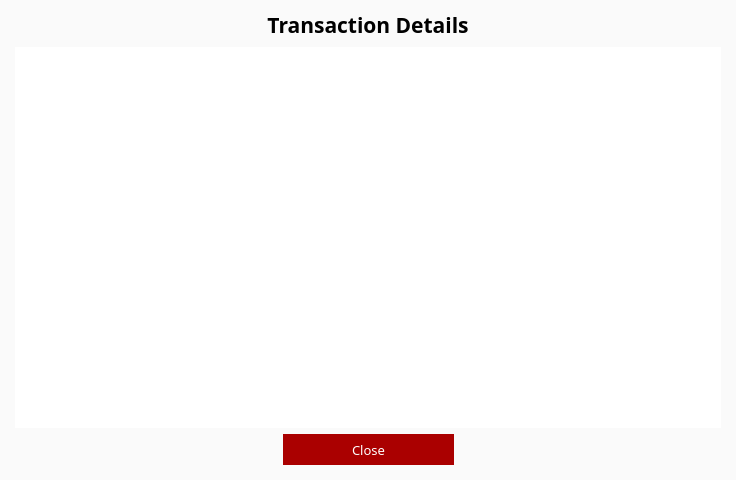
<?xml version="1.0" encoding="UTF-8"?>
<ui version="4.0">
 <class>TransactionDetailsDialog</class>
 <widget class="QDialog" name="TransactionDetailsDialog">
  <property name="geometry">
   <rect>
    <x>0</x>
    <y>0</y>
    <width>736</width>
    <height>480</height>
   </rect>
  </property>
  <property name="windowTitle">
   <string>Transaction details</string>
  </property>
  <property name="styleSheet">
   <string notr="true">border: 0px;
color: rgb(0, 0, 0);
background-color: rgb(250, 250, 250);
font-family: Poppins;</string>
  </property>
  <layout class="QVBoxLayout" name="verticalLayout">
   <property name="leftMargin">
    <number>15</number>
   </property>
   <property name="topMargin">
    <number>10</number>
   </property>
   <property name="rightMargin">
    <number>15</number>
   </property>
   <property name="bottomMargin">
    <number>15</number>
   </property>
   <item>
    <widget class="QLabel" name="label">
     <property name="minimumSize">
      <size>
       <width>0</width>
       <height>31</height>
      </size>
     </property>
     <property name="font">
      <font>
       <family>Poppins</family>
       <pointsize>15</pointsize>
      </font>
     </property>
     <property name="styleSheet">
      <string notr="true">color: #ddd;</string>
     </property>
     <property name="text">
      <string>&lt;html&gt;&lt;head/&gt;&lt;body&gt;&lt;p align=&quot;center&quot;&gt;&lt;span style=&quot; font-size:16pt; font-weight:600; color:#000000;&quot;&gt;Transaction Details&lt;/span&gt;&lt;/p&gt;&lt;/body&gt;&lt;/html&gt;</string>
     </property>
     <property name="alignment">
      <set>Qt::AlignCenter</set>
     </property>
    </widget>
   </item>
   <item>
    <widget class="QTextBrowser" name="m_detailsBrowser">
     <property name="font">
      <font>
       <family>Poppins</family>
       <pointsize>9</pointsize>
      </font>
     </property>
     <property name="styleSheet">
      <string notr="true">border: 0px;
background-color: rgb(255, 255, 255);
color: rgb(0, 0, 0);
font-family: Poppins;</string>
     </property>
    </widget>
   </item>
   <item>
    <layout class="QHBoxLayout" name="horizontalLayout">
     <item>
      <spacer name="horizontalSpacer">
       <property name="orientation">
        <enum>Qt::Horizontal</enum>
       </property>
       <property name="sizeHint" stdset="0">
        <size>
         <width>40</width>
         <height>20</height>
        </size>
       </property>
      </spacer>
     </item>
     <item>
      <widget class="QPushButton" name="m_closeButton">
       <property name="minimumSize">
        <size>
         <width>171</width>
         <height>31</height>
        </size>
       </property>
       <property name="font">
        <font>
         <family>Poppins</family>
         <pointsize>-1</pointsize>
        </font>
       </property>
       <property name="cursor">
        <cursorShape>PointingHandCursor</cursorShape>
       </property>
       <property name="styleSheet">
        <string notr="true">color: rgb(255, 255, 255);
background-color: rgb(170, 0, 0);
font-size: 13px;
font-family: Poppins;</string>
       </property>
       <property name="text">
        <string>Close</string>
       </property>
      </widget>
     </item>
     <item>
      <spacer name="horizontalSpacer_2">
       <property name="orientation">
        <enum>Qt::Horizontal</enum>
       </property>
       <property name="sizeHint" stdset="0">
        <size>
         <width>40</width>
         <height>20</height>
        </size>
       </property>
      </spacer>
     </item>
    </layout>
   </item>
  </layout>
 </widget>
 <resources/>
 <connections>
  <connection>
   <sender>m_closeButton</sender>
   <signal>clicked()</signal>
   <receiver>TransactionDetailsDialog</receiver>
   <slot>accept()</slot>
   <hints>
    <hint type="sourcelabel">
     <x>619</x>
     <y>331</y>
    </hint>
    <hint type="destinationlabel">
     <x>335</x>
     <y>178</y>
    </hint>
   </hints>
  </connection>
 </connections>
</ui>
